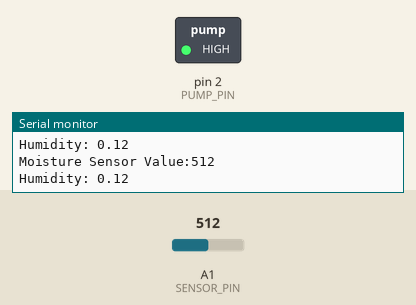
Simulated run of this sketch. Board: Arduino Uno, built with avr-gcc and run on an emulated ATmega328P. Parts: switched loads named in the sketch (green lamp = pin HIGH), the last lines printed to the serial monitor. Inputs (shaded band) come from the test bench; at power-on: A1 (SENSOR_PIN) = 512.

Above: at 7.8 s.
7.9 s: A1 (SENSOR_PIN) set to 306
At 9.7 s:
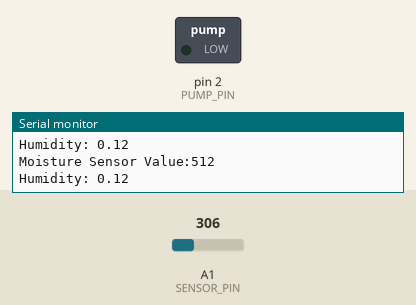
15.7 s: A1 (SENSOR_PIN) set to 349
23.5 s: A1 (SENSOR_PIN) set to 365
At 24.9 s:
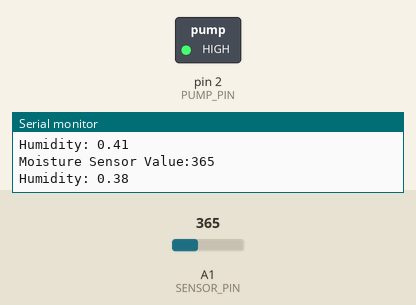
34.5 s: A1 (SENSOR_PIN) set to 122
At 35.6 s:
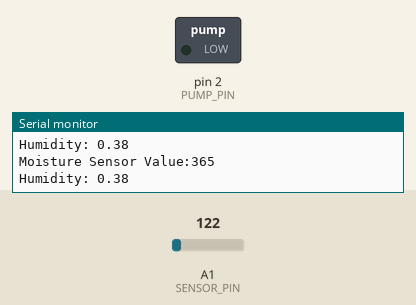
42.3 s: A1 (SENSOR_PIN) set to 511
At 44.2 s:
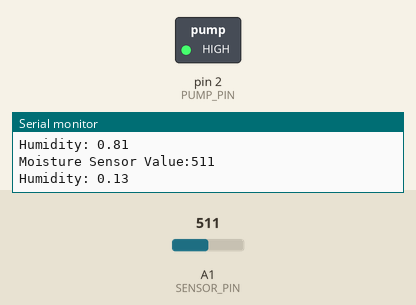
Timing chart, 0 to 53.5 s (numbered marks = the images above; inputs shaded):
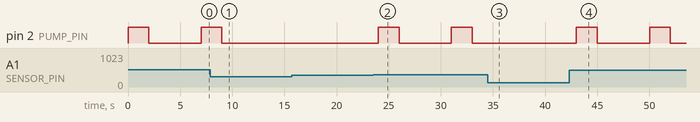

The sketch:

Thuja.ino
```cpp
/*
SEN0308, 5V, 2 GND
*/

int PUMP_PIN = 2;
int SENSOR_PIN = A1;

int SENSOR_AIR_VALUE = 582;
int SENSOR_WATER_VALUE = 17;  // At 100mm - "recommended" depth

float HUMIDITY_THRESHOLD = 0.4;
int HUMIDITY_CHECK_INTERVAL_SEC = 5;
int TURN_PUMP_FOR_SEC = 2;

float calcHumidity(int sensorValue) {
  return (float)(sensorValue - SENSOR_AIR_VALUE) / (float)(SENSOR_WATER_VALUE - SENSOR_AIR_VALUE);
}

void turnPumpFor(int ms) {
  digitalWrite(PUMP_PIN, HIGH);
  delay(ms);
  digitalWrite(PUMP_PIN, LOW);
}

void setup() {
  Serial.begin(9600);
  pinMode(PUMP_PIN, OUTPUT);
}

void loop() {
  int sensorValue = analogRead(SENSOR_PIN);
  float humidity = calcHumidity(sensorValue);
  Serial.print("Moisture Sensor Value:");
  Serial.println(sensorValue);
  Serial.print("Humidity: ");
  Serial.println(humidity);
  if (humidity < HUMIDITY_THRESHOLD) {
    turnPumpFor(TURN_PUMP_FOR_SEC * 1000);
  }
  delay(HUMIDITY_CHECK_INTERVAL_SEC * 1000);
}
```

Measured:
- the behaviour switches between 356 and 357 on A1 (SENSOR_PIN) (found by bisection; images 1 and 2)
- after the input at 7.9 s, pin 2 (PUMP_PIN): goes on until 9.0 s, then stays LOW
- after the input at 23.5 s, pin 2 (PUMP_PIN): alternates HIGH for 2.0 s and LOW for 5.0 s, starting after 0.51 s
- after the input at 34.5 s, pin 2 (PUMP_PIN): stays LOW (without the input it goes to HIGH after 3.5 s)
- after the input at 42.3 s, pin 2 (PUMP_PIN): alternates HIGH for 2.0 s and LOW for 5.0 s, starting after 0.71 s
